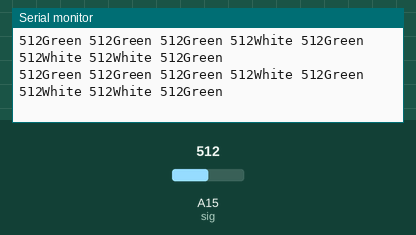
The sketch below on a simulated Arduino Mega 2560, built with avr-gcc and run on an emulated ATmega2560. On the bench: the last lines printed to the serial monitor. The test bench sets the inputs (shaded band); at power-on: A15 (sig) = 512.

Above: at 1.2 s.
1.3 s: A15 (sig) set to 716
At 1.37 s:
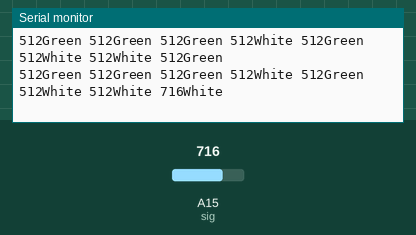
2.8 s: A15 (sig) set to 511
At 2.84 s:
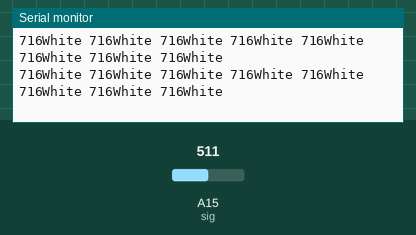
5.8 s: A15 (sig) set to 306
At 5.91 s:
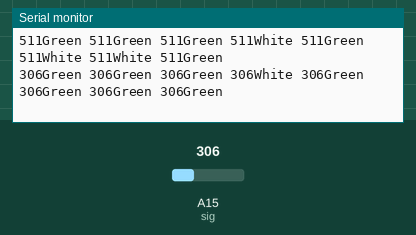
7.8 s: A15 (sig) set to 122
At 7.92 s:
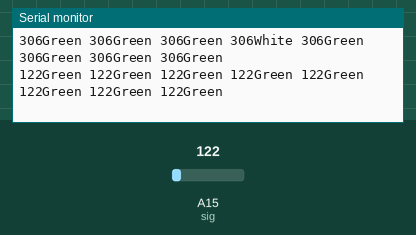
9.8 s: A15 (sig) set to 0
At 9.84 s:
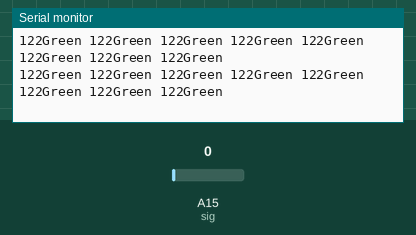
12.8 s: A15 (sig) set to 18
At 12.93 s:
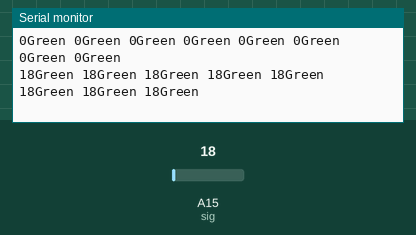
Timing chart, 0 to 15.8 s (numbered marks = the images above; inputs shaded):
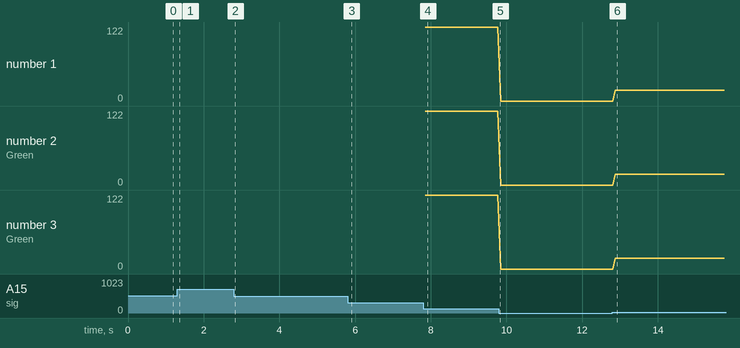

Measured:
- after the input at 1.3 s, the serial monitor: prints a new line at once (image 1)
- after the input at 5.8 s, the serial monitor: prints a new line after 0.05 s (image 3)
- after the input at 7.8 s, the serial monitor: prints a new line after 0.05 s (image 4)
- after the input at 12.8 s, the serial monitor: prints a new line after 0.07 s (image 6)
- plotted number 1: 122 → 0 after the input at 9.8 s, 0 → 18 after the input at 12.8 s
- plotted number 2: 122 → 0 after the input at 9.8 s, 0 → 18 after the input at 12.8 s
- plotted number 3: 122 → 0 after the input at 9.8 s, 0 → 18 after the input at 12.8 s

The sketch:

LineDetectionTester.ino
```cpp
// PCB pins
const int s0 = 32;
const int s1 = 33;
const int s2 = 34;
const int sig = A15;

void setup() {
  Serial.begin(9600);

  pinMode(s0, OUTPUT);
  pinMode(s1, OUTPUT);
  pinMode(s2, OUTPUT);
  pinMode(sig, INPUT);

}

void loop() {
  MuxSensor();
}

void selectChannel(int chnl) {
  //select channel for reading
  int A = bitRead(chnl, 0);
  int B = bitRead(chnl, 1);
  int C = bitRead(chnl, 2);
  digitalWrite(s0, A);
  digitalWrite(s1, B);
  digitalWrite(s2, C);
}

void MuxSensor() {
  int line_sensor_threshold[8] = {700, 700, 700, 300, 600, 400, 400, 600};
  for (int i = 0; i < 8; i++) {
    selectChannel(i);
    int value = analogRead(sig); // Leer valor analógico
    Serial.print(value);
    Serial.print(value > line_sensor_threshold[i] ? "White" : "Green");
    Serial.print(" ");
    //delay(50);
  }
  Serial.println();
  delay(50);
}
```
